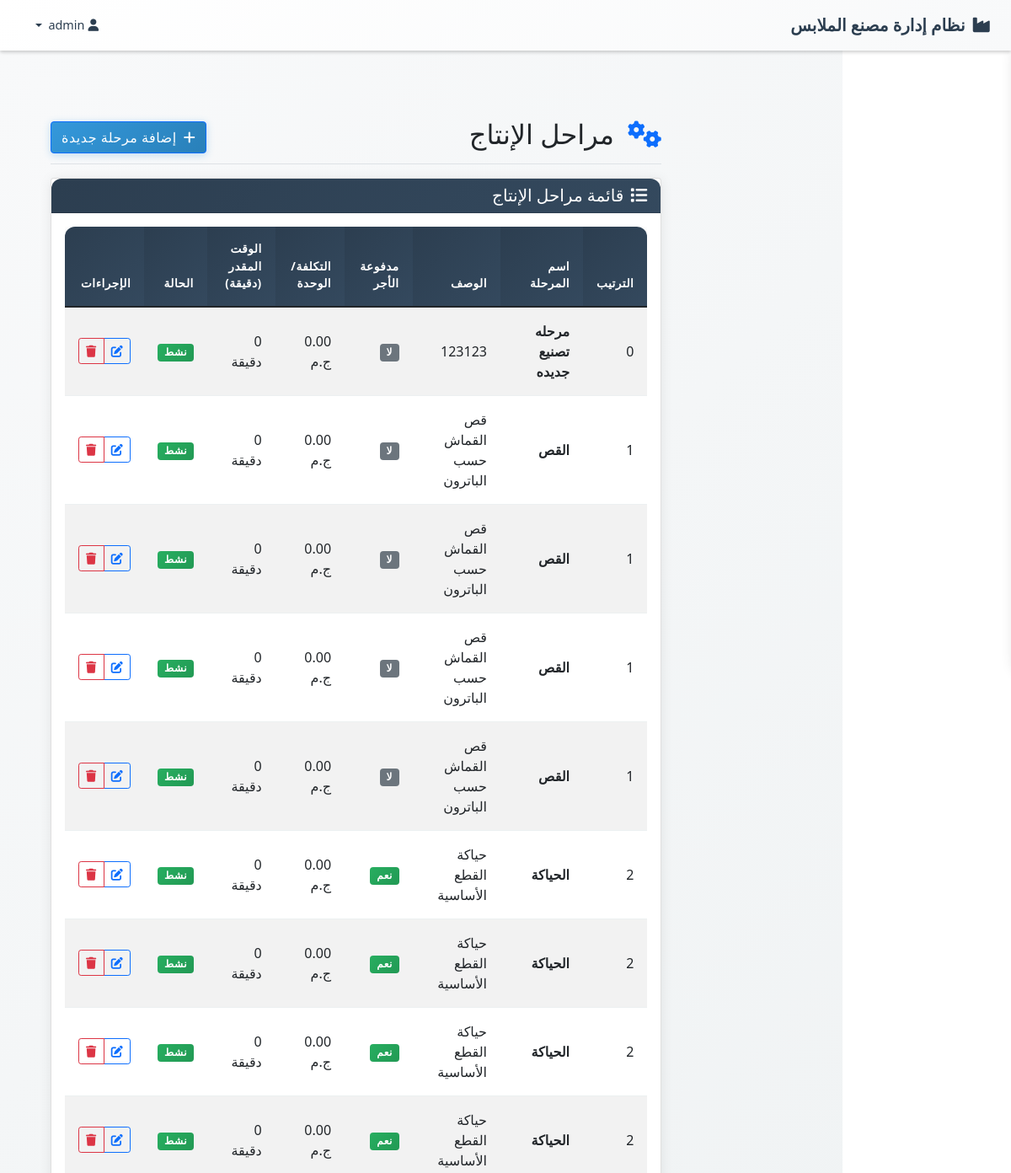
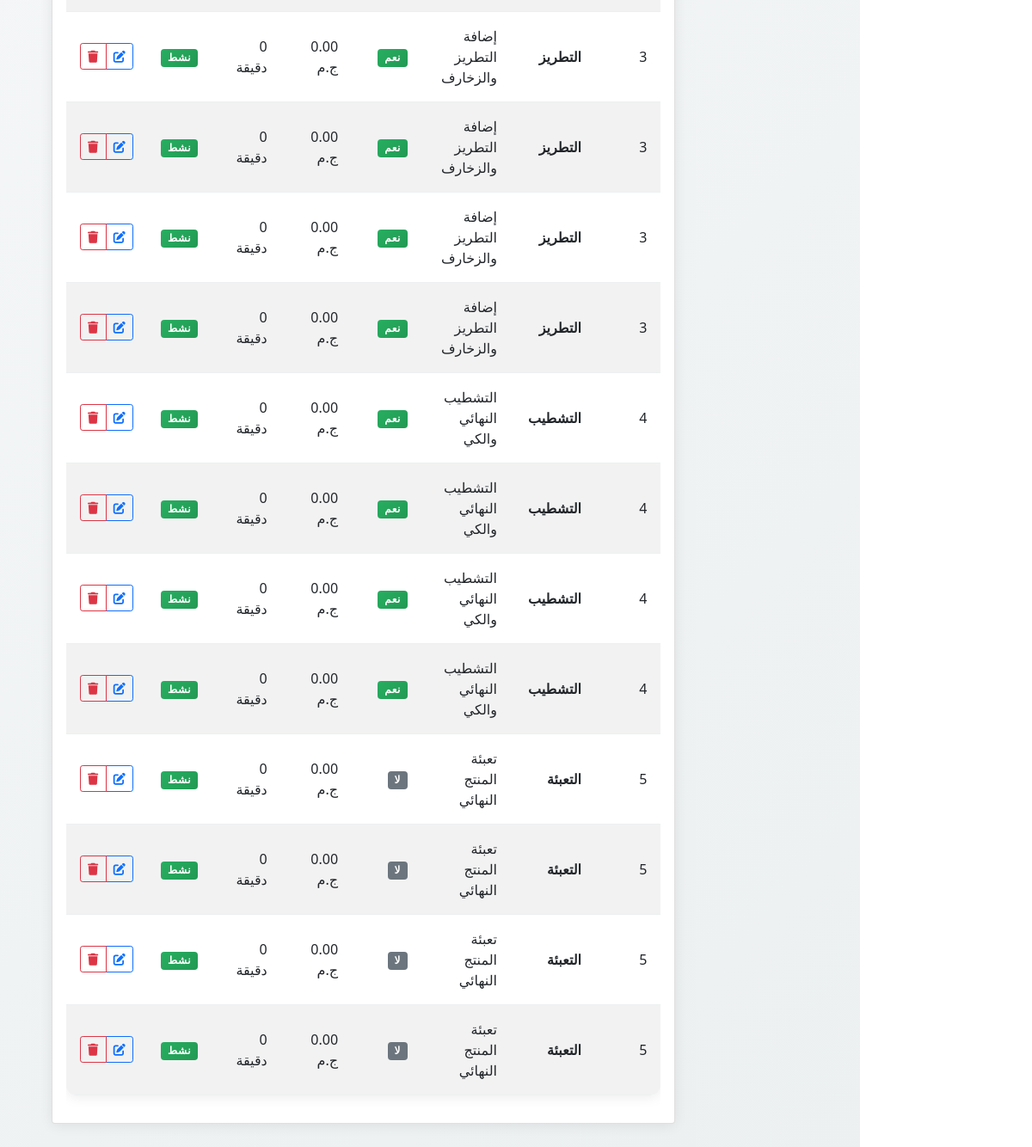
Screenshot of /inventory/manufacturing_stages.php (signed in) with the database file from the repository (2 pictures, top to bottom).
### tables this page shows
CREATE TABLE `manufacturing_stages`  (
  `id` int(11) NOT NULL AUTO_INCREMENT,
  `name` varchar(100) NOT NULL,
  `description` text NULL,
  `is_paid` tinyint(1) NULL DEFAULT 1,
  `cost_per_unit` decimal(10, 2) NULL DEFAULT 0.00,
  `estimated_time_minutes` int(11) NULL DEFAULT 0,
  `sort_order` int(11) NULL DEFAULT 0,
  `is_active` tinyint(1) NULL DEFAULT 1,
  `created_at` timestamp NOT NULL DEFAULT CURRENT_TIMESTAMP,
  `updated_at` timestamp NOT NULL DEFAULT CURRENT_TIMESTAMP ON UPDATE CURRENT_TIMESTAMP,
  PRIMARY KEY (`id`) USING BTREE
);

### inventory/manufacturing_stages.php (the view, shortened to what this page needs)
<?php
require_once '../config/config.php';
$stmt = $pdo->query("SELECT * FROM manufacturing_stages ORDER BY sort_order ASC, name ASC");
$stages = $stmt->fetchAll();
include '../includes/header.php';
?>
<!DOCTYPE html>
<html lang="ar" dir="rtl">
<head>
    <link href="https://cdn.jsdelivr.net/npm/bootstrap@5.1.3/dist/css/bootstrap.rtl.min.css" rel="stylesheet">
    <link href="https://cdnjs.cloudflare.com/ajax/libs/font-awesome/6.0.0/css/all.min.css" rel="stylesheet">
    <link href="<?= BASE_URL ?>/../assets/css/style.css" rel="stylesheet">
</head>
<body>
    <!DOCTYPE html>
<html lang="ar" dir="rtl">
<head>
    <link href="https://cdn.jsdelivr.net/npm/bootstrap@5.1.3/dist/css/bootstrap.rtl.min.css" rel="stylesheet">
    <link href="https://cdnjs.cloudflare.com/ajax/libs/font-awesome/6.0.0/css/all.min.css" rel="stylesheet">
    <link href="<?= BASE_URL ?>/../assets/css/style.css" rel="stylesheet">
</head>
<body>
    <?php include '../includes/navbar.php'; ?>
    <div class="container-fluid">
    <div class="row">
        <main class="col-md-9 ms-sm-auto col-lg-10 px-md-4 main-content">
            <div class="d-flex justify-content-between flex-wrap flex-md-nowrap align-items-center pt-3 pb-2 mb-3 border-bottom">
                <h1 class="h2">
                    <i class="fas fa-cogs text-primary me-2"></i>
                    مراحل الإنتاج
                </h1>
                <button type="button" class="btn btn-primary" data-bs-toggle="modal" data-bs-target="#addStageModal">
                    <i class="fas fa-plus me-2"></i>إضافة مرحلة جديدة
                </button>
            </div>
            <div class="card">
                <div class="card-header">
                    <h5 class="card-title mb-0">
                        <i class="fas fa-list me-2"></i>قائمة مراحل الإنتاج
                    </h5>
                </div>
                <div class="card-body">
                    <div class="table-responsive">
                        <table class="table table-striped table-hover">
                            <thead class="table-dark">
                                <tr>
                                    <th>الترتيب</th>
                                    <th>اسم المرحلة</th>
                                    <th>الوصف</th>
                                    <th>مدفوعة الأجر</th>
                                    <th>التكلفة/الوحدة</th>
                                    <th>الوقت المقدر (دقيقة)</th>
                                    <th>الحالة</th>
                                    <th>الإجراءات</th>
                                </tr>
                            </thead>
                            <tbody>
                                <?php if (empty($stages)): ?>
                                    <tr>
                                        <td colspan="8" class="text-center text-muted py-4">
                                            <i class="fas fa-inbox fa-3x mb-3 d-block"></i>
                                            لا توجد مراحل إنتاج مسجلة
                                        </td>
                                    </tr>
                                <?php else: ?>
                                    <?php foreach ($stages as $stage): ?>
                                        <tr>
                                            <td><?= $stage['sort_order'] ?></td>
                                            <td>
                                                <strong><?= htmlspecialchars($stage['name']) ?></strong>
                                            </td>
                                            <td><?= htmlspecialchars($stage['description']) ?></td>
                                            <td>
                                                <?php if ($stage['is_paid']): ?>
                                                    <span class="badge bg-success">نعم</span>
                                                <?php else: ?>
                                                    <span class="badge bg-secondary">لا</span>
                                                <?php endif; ?>
                                            </td>
                                            <td><?= number_format($stage['cost_per_unit'], 2) ?> ج.م</td>
                                            <td><?= $stage['estimated_time_minutes'] ?> دقيقة</td>
                                            <td>
                                                <?php if ($stage['is_active']): ?>
                                                    <span class="badge bg-success">نشط</span>
                                                <?php else: ?>
                                                    <span class="badge bg-danger">غير نشط</span>
                                                <?php endif; ?>
                                            </td>
                                            <td>
                                                <div class="btn-group" role="group">
                                                    <button type="button" class="btn btn-sm btn-outline-primary"
                                                            onclick="editStage(<?= htmlspecialchars(json_encode($stage)) ?>)">
                                                        <i class="fas fa-edit"></i>
                                                    </button>
                                                    <button type="button" class="btn btn-sm btn-outline-danger"
                                                            onclick="deleteStage(<?= $stage['id'] ?>, '<?= htmlspecialchars($stage['name']) ?>')">
                                                        <i class="fas fa-trash"></i>
                                                    </button>
                                                </div>
                                            </td>
                                        </tr>
                                    <?php endforeach; ?>
                                <?php endif; ?>
                            </tbody>
                        </table>
                    </div>
                </div>
            </div>
        </main>
    </div>
</div>
<?php include '../includes/footer.php'; ?>
</body>
</html>
</body>
</html>

### assets/css/style.css (style rules this page uses)
* { box-sizing: border-box; }
body { margin: 0; padding: 0; font-family: 'Segoe UI', Tahoma, Geneva, Verdana, sans-serif; background-color: #f8f9fa; padding-top: 60px; }
.main-content { margin-right: 0; padding: 25px; min-height: calc(100vh - 60px); transition: margin-right 0.4s cubic-bezier(0.25, 0.46, 0.45, 0.94); background: linear-gradient(135deg, #f8f9fa 0%, #ecf0f1 100%); }
.table { background: #ffffff; border-radius: 12px; overflow: hidden; box-shadow: 0 2px 15px rgba(0, 0, 0, 0.08); }
.table thead th { background: linear-gradient(135deg, #2c3e50, #34495e); color: #ffffff; border: none; font-weight: 600; text-transform: uppercase; letter-spacing: 0.5px; font-size: 0.85rem; padding: 1rem; }
.table tbody td { padding: 1rem; border-color: #ecf0f1; vertical-align: middle; }
.card { border: none; border-radius: 12px; box-shadow: 0 2px 15px rgba(0, 0, 0, 0.08); transition: all 0.3s ease; margin-bottom: 20px; background: #ffffff; }
.card-header { background: linear-gradient(135deg, #2c3e50, #34495e); color: #ffffff; border-bottom: none; border-radius: 12px 12px 0 0 !important; padding: 1rem 1.5rem; font-weight: 600; }
.card-header h5, .card-header h6 { color: #ffffff; margin: 0; }
.btn { border-radius: 8px; font-weight: 500; padding: 0.5rem 1.5rem; transition: all 0.3s ease; border: none; }
.badge.bg-success { background: linear-gradient(135deg, #27ae60, #229954) !important; }
.main-content { background: linear-gradient(135deg, #f8f9fa 0%, #ecf0f1 100%); min-height: calc(100vh - 60px); padding-top: 2rem; }
.table tbody tr { transition: all 0.3s ease; }
.btn { border-radius: 8px; font-weight: 500; padding: 0.5rem 1.5rem; transition: all 0.3s ease; border: none; text-transform: uppercase; letter-spacing: 0.5px; font-size: 0.85rem; }
.btn-primary { background: linear-gradient(135deg, #3498db, #2980b9); box-shadow: 0 2px 10px rgba(52, 152, 219, 0.3); }
.badge { border-radius: 20px; padding: 0.5rem 1rem; font-weight: 600; font-size: 0.75rem; text-transform: uppercase; letter-spacing: 0.5px; }

### rows the page displays
manufacturing_stages: sort_order "0", name "مرحله تصنيع جديده", description "123123", is_paid "لا", cost_per_unit "0.00", estimated_time_minutes "0", is_active "نشط"
manufacturing_stages: sort_order "1", name "القص", description "قص القماش حسب الباترون", is_paid "لا", cost_per_unit "0.00", estimated_time_minutes "0", is_active "نشط"
manufacturing_stages: sort_order "1", name "القص", description "قص القماش حسب الباترون", is_paid "لا", cost_per_unit "0.00", estimated_time_minutes "0", is_active "نشط"
manufacturing_stages: sort_order "1", name "القص", description "قص القماش حسب الباترون", is_paid "لا", cost_per_unit "0.00", estimated_time_minutes "0", is_active "نشط"
manufacturing_stages: sort_order "1", name "القص", description "قص القماش حسب الباترون", is_paid "لا", cost_per_unit "0.00", estimated_time_minutes "0", is_active "نشط"
manufacturing_stages: sort_order "2", name "الحياكة", description "حياكة القطع الأساسية", is_paid "نعم", cost_per_unit "0.00", estimated_time_minutes "0", is_active "نشط"
manufacturing_stages: sort_order "2", name "الحياكة", description "حياكة القطع الأساسية", is_paid "نعم", cost_per_unit "0.00", estimated_time_minutes "0", is_active "نشط"
manufacturing_stages: sort_order "2", name "الحياكة", description "حياكة القطع الأساسية", is_paid "نعم", cost_per_unit "0.00", estimated_time_minutes "0", is_active "نشط"
manufacturing_stages: sort_order "2", name "الحياكة", description "حياكة القطع الأساسية", is_paid "نعم", cost_per_unit "0.00", estimated_time_minutes "0", is_active "نشط"
manufacturing_stages: sort_order "3", name "التطريز", description "إضافة التطريز والزخارف", is_paid "نعم", cost_per_unit "0.00", estimated_time_minutes "0", is_active "نشط"
manufacturing_stages: sort_order "3", name "التطريز", description "إضافة التطريز والزخارف", is_paid "نعم", cost_per_unit "0.00", estimated_time_minutes "0", is_active "نشط"
manufacturing_stages: sort_order "3", name "التطريز", description "إضافة التطريز والزخارف", is_paid "نعم", cost_per_unit "0.00", estimated_time_minutes "0", is_active "نشط"
manufacturing_stages: sort_order "3", name "التطريز", description "إضافة التطريز والزخارف", is_paid "نعم", cost_per_unit "0.00", estimated_time_minutes "0", is_active "نشط"
manufacturing_stages: sort_order "4", name "التشطيب", description "التشطيب النهائي والكي", is_paid "نعم", cost_per_unit "0.00", estimated_time_minutes "0", is_active "نشط"
manufacturing_stages: sort_order "4", name "التشطيب", description "التشطيب النهائي والكي", is_paid "نعم", cost_per_unit "0.00", estimated_time_minutes "0", is_active "نشط"
manufacturing_stages: sort_order "4", name "التشطيب", description "التشطيب النهائي والكي", is_paid "نعم", cost_per_unit "0.00", estimated_time_minutes "0", is_active "نشط"
manufacturing_stages: sort_order "4", name "التشطيب", description "التشطيب النهائي والكي", is_paid "نعم", cost_per_unit "0.00", estimated_time_minutes "0", is_active "نشط"
manufacturing_stages: sort_order "5", name "التعبئة", description "تعبئة المنتج النهائي", is_paid "لا", cost_per_unit "0.00", estimated_time_minutes "0", is_active "نشط"
manufacturing_stages: sort_order "5", name "التعبئة", description "تعبئة المنتج النهائي", is_paid "لا", cost_per_unit "0.00", estimated_time_minutes "0", is_active "نشط"
manufacturing_stages: sort_order "5", name "التعبئة", description "تعبئة المنتج النهائي", is_paid "لا", cost_per_unit "0.00", estimated_time_minutes "0", is_active "نشط"
manufacturing_stages: sort_order "5", name "التعبئة", description "تعبئة المنتج النهائي", is_paid "لا", cost_per_unit "0.00", estimated_time_minutes "0", is_active "نشط"

### other values shown
SYSTEM_NAME "نظام إدارة مصنع الملابس"
